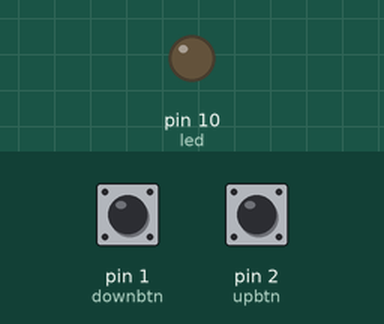
Simulated run of this sketch. Board: Arduino Uno, built with avr-gcc and run on an emulated ATmega328P. Parts: output pins drawn as LEDs (lit = HIGH). The inputs (shaded band) are chosen by the test bench; at power-on: pin 1 (downbtn) HIGH, pin 2 (upbtn) HIGH.

Above: at 1.2 s.
1.3 s: pin 1 (downbtn) pulsed LOW 5 times (0.12 s each, 0.3 s apart)
At 3.0 s:
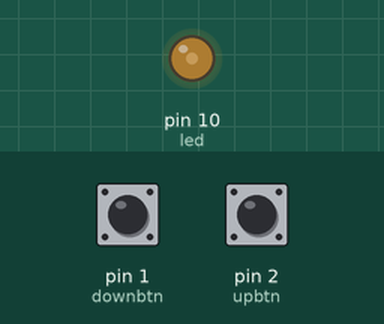
4.3 s: pin 1 (downbtn) pulled LOW for 0.15 s
At 4.8 s:
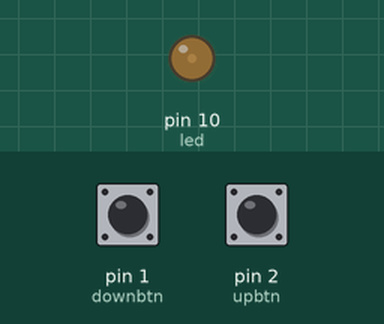
5.9 s: pin 1 (downbtn) pulled LOW for 1 s
At 7.2 s:
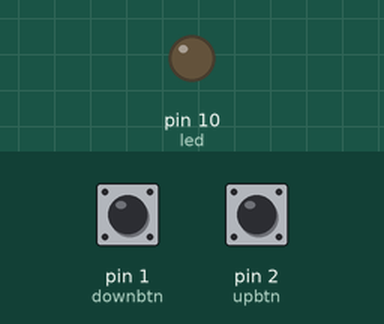
8.4 s: pin 2 (upbtn) pulled LOW for 0.15 s
At 9.1 s:
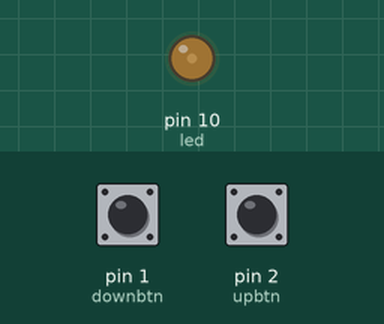
Timing chart, 0 to 11.0 s (numbered marks = the images above; inputs shaded):
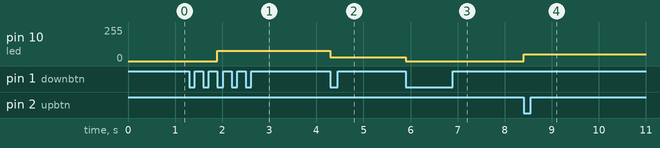

The sketch:

B3.ino
```cpp
int led = 10;
int upbtn = 2;
int downbtn = 1;
int brightness = 128;
int p_upstate = LOW;
int p_downstate = LOW;
void setup() {
  // put your setup code here, to run once:
  pinMode(led, OUTPUT);
  pinMode(upbtn, INPUT);
  pinMode(downbtn, INPUT);
}

void loop() {
  // put your main code here, to run repeatedly:
  if (p_upstate == HIGH && digitalRead(upbtn)==LOW)
  {
    brightness +=50;
    if(brightness > 255)
      brightness = 255;
    analogWrite(led, brightness);
    delay(200);
  }
    if (p_downstate == HIGH && digitalRead(downbtn)==LOW)
  {
    brightness -=50;
    if(brightness < 0)
      brightness = 0;
    analogWrite(led, brightness);
    delay(200);
  }
  p_upstate = digitalRead(upbtn);
  p_downstate = digitalRead(downbtn);
}
```

Measured:
- after the input at 1.3 s, pin 10 (led): 0/255 → 78/255 after 0.60 s
- after the input at 4.3 s, pin 10 (led): 78/255 → 28/255 at once
- after the input at 5.9 s, pin 10 (led): 28/255 → 0/255 at once
- after the input at 8.4 s, pin 10 (led): 0/255 → 50/255 at once
